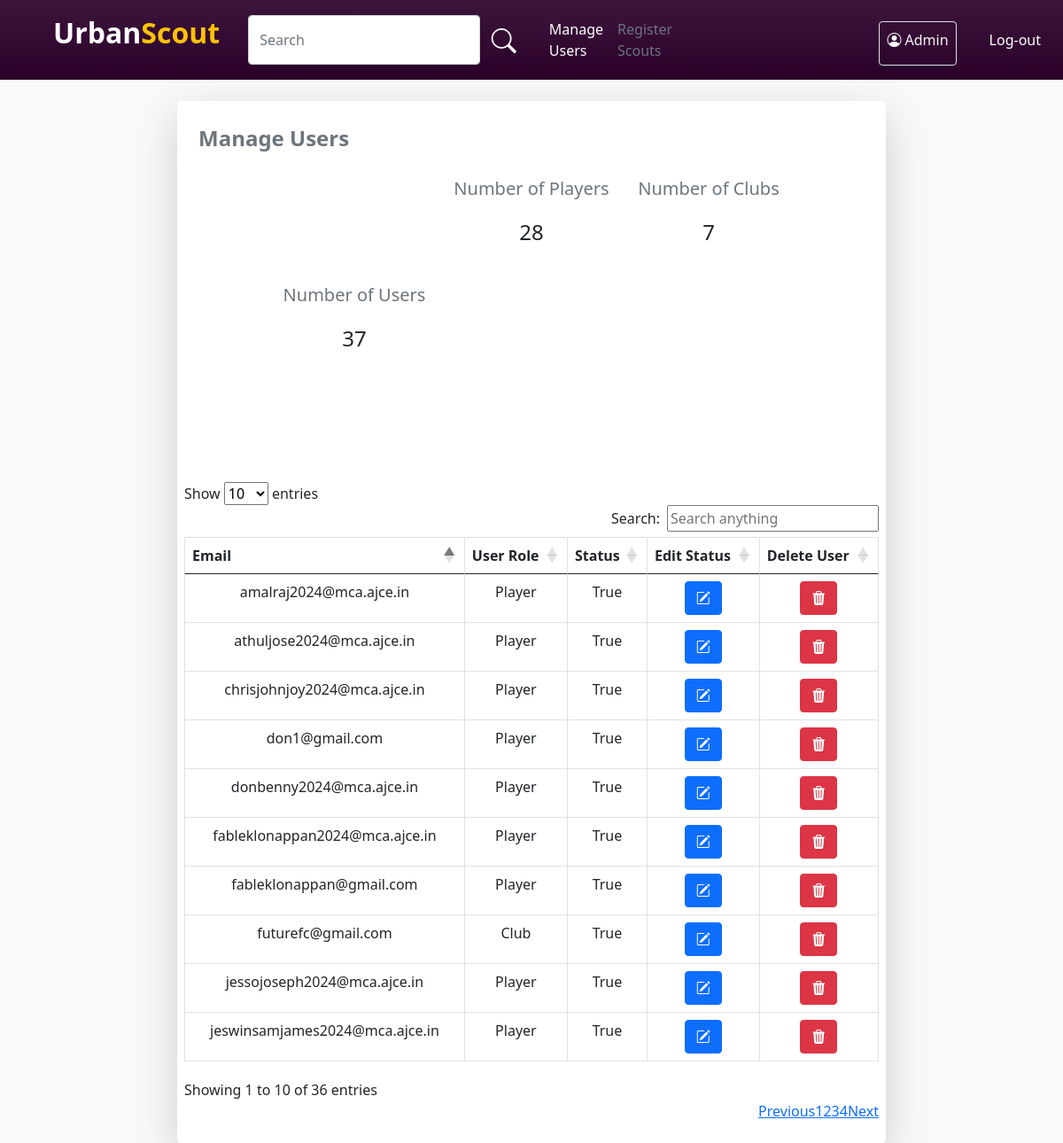
The page / (signed in) on the database as committed earlier.
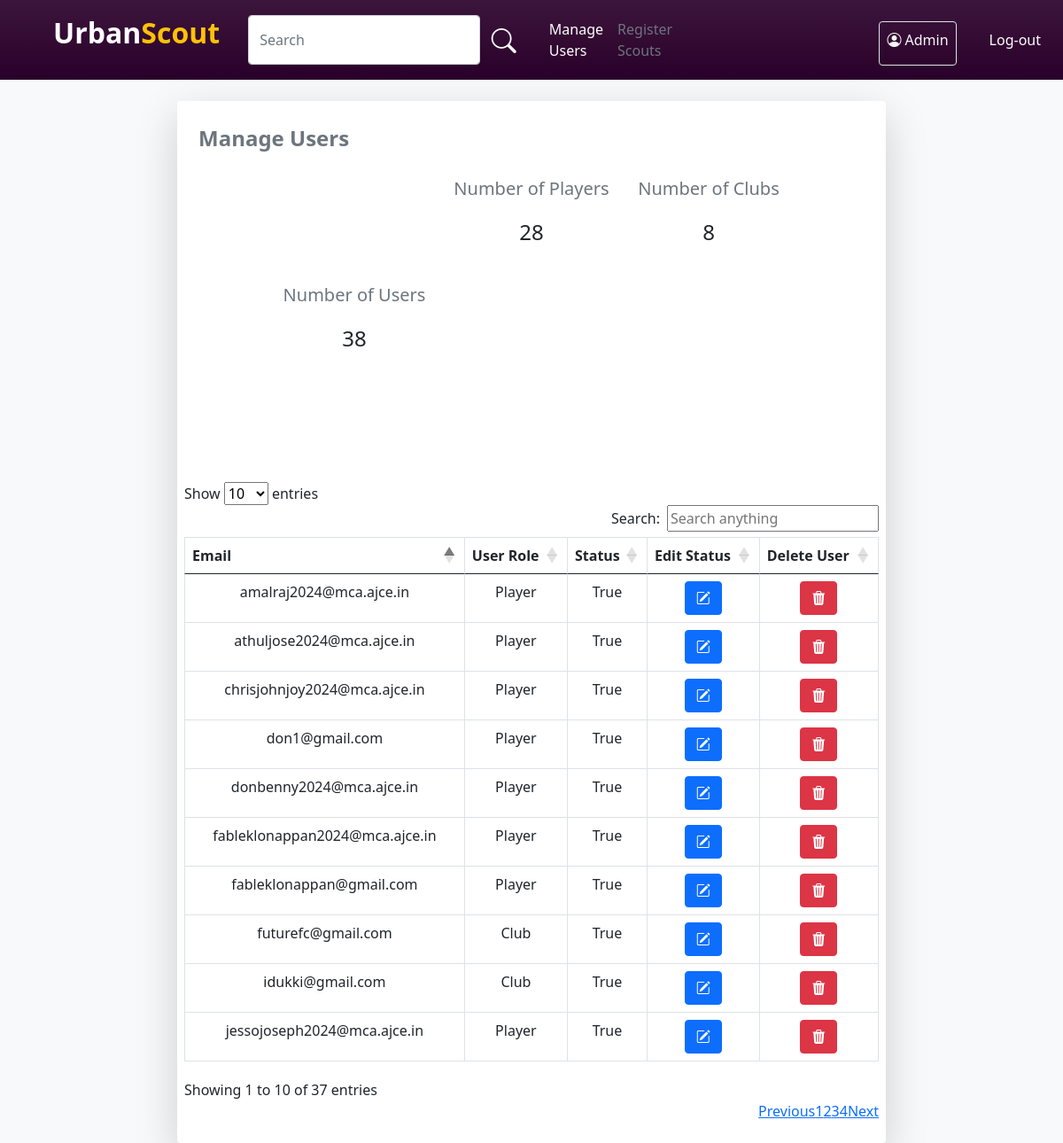
The same page on the database as committed later.
### account/models.py (models this page shows)
class User(AbstractUser):
    username=models.CharField(max_length=32, blank=True, null=True)
    USERNAME_FIELD = 'email'
    email = models.EmailField(unique=True)
    img=models.ImageField(upload_to='pics',default='https://img.freepik.com/free-icon/man_318-677829.jpg',null=True)
    is_player=models.BooleanField('is_player',default=False)
    is_club=models.BooleanField('is_club',default=False)
    is_scout=models.BooleanField('is_scout',default=False)
    player_dob = models.DateField(("Date of Birth"), default=date.today, validators=[validate_dob])
    player_pos = models.CharField(("Position"),default='',max_length=30,choices=Pos_Choice)
    district = models.CharField(("District"),default='',max_length=20,choices=District_Choice)
    locality = models.CharField(("Locality"),default='',max_length=50,blank=True)
    player_foot = models.CharField(("Prefered Foot"),default='',max_length=10,choices=Foot_Choice)
    player_ability = models.IntegerField(("Ability"),default=0,choices=Ability_Choice)
    club_reputation = models.IntegerField(("Club Reputation"),default=0,choices=Ability_Choice)
    player_potential = models.IntegerField(("Potential"),default=0,choices=Ability_Choice)
    desc=models.CharField(("Description"),max_length=100, default='')
    club_name=models.CharField((("Club Name")),default='',max_length=30)
    scouted_by=models.CharField(max_length=30,default='')
    subscribed=models.BooleanField(default=False)
    phone = models.CharField(("Phone Number"), null=True, max_length=10, validators=[phone_number_validator])
    REQUIRED_FIELDS = []

### account/views.py (the view, shortened to what this page needs)
# urls.py: path('',views.index,name='index'),
def index(request):
    Tour.objects.filter(tour_date__lt=timezone.now()).update(active=False)
    followingg=following.objects.filter(following_id=request.user.id).count()
    followers=following.objects.filter(followed_id=request.user.id).count()
    notifications=Notification.objects.filter(followed_id=request.user.id).count()
    print(followers)
    print(followingg)
    users=User.objects.all()
    usercout=users.count()
    players = User.objects.filter(is_player=True)
    player_count = players.count()
    club = User.objects.filter(is_club=True)
    club_count = club.count()
    scout=User.objects.filter(is_scout=True)
    ability_range = range(0, 5)
    user=request.user
    user_id=user.id
    newfeeds=NewFeeds.objects.filter(user_id=user_id).order_by('-id')
    feeds=PostFeed.objects.filter(user_id=user_id)
    post_count=newfeeds.count()
    imgfeeds=PostImageFeed.objects.filter(user_id=user_id)
    videofeeds=PostVideoFeed.objects.filter(user_id=user_id)
    print(ability_range)
    return render(request,'index.html',
                    {"count":usercout,
                    "users":users,
                    'playerdata':players,
                    'player':player_count,
                    'club':club_count,
                    'clubdata':club,
                    'scout':scout,
                    'abilityRange':ability_range,
                    'userfeeds':feeds,
                    'userimgfeeds':imgfeeds,
                    'uservideofeeds':videofeeds,
                    'newfeeds':newfeeds,
                    'following':followingg,
                    'followers':followers,
                    'post_count':post_count,
                    'notification':notifications
                    })

### template/index.html (shortened to what the changed rows need)
{% load static %}
<!DOCTYPE html>
<html lang="en">
<head>
    <link rel="stylesheet" href="https://cdn.datatables.net/1.13.6/css/dataTables.bootstrap5.min.css">
    <link rel="stylesheet" href="{% static 'style.css' %}">
    <link href="https://cdn.jsdelivr.net/npm/bootstrap@5.0.2/dist/css/bootstrap.min.css" rel="stylesheet"
>
    <link rel="stylesheet" href="https://cdn.jsdelivr.net/npm/bootstrap-icons@1.10.5/font/bootstrap-icons.css">
</head>
<body class="bg-light">
    {% if user.is_superuser %}
    <nav class="navbar player-navbar navbar-expand-lg">
        <div class="container-fluid">
            <a class="ms-5 navbar-brand d-flex fs-2 fw-bold" href="#">
                <p class="text-white">Urban</p>
                <p class="text-warning">Scout</p>
            </a>
            <div class="collapse navbar-collapse" id="navbarNav">
                <div class="ms-3 d-flex w-75">
                    <input type="text" class="form-control" id="search_bar" placeholder="Search">
                    <button class="btn shadow-none"><i class="bi bi-search fs-3 text-white"></i></button>
                </div>
                <div class="ms-3">
                    <ul class="navbar-nav me-auto mb-2 mb-lg-0">
                        <li class="nav-item">
                            <a class="nav-link  text-white" aria-current="page" href="{% url 'index' %}">Manage
                                Users</a>
                        </li>
                        <li class="nav-item">
                            <a class="nav-link text-secondary" aria-current="page"
                                href="{% url 'RegisterScout' %}">Register Scouts</a>
                        </li>
                    </ul>
                </div>
                <div class="d-flex w-100 justify-content-start justify-content-sm-end">
                    <div class="border rounded p-2 pb-0 mt-2 ms-3">
                        <p class="text-light "><i class="bi bi-person-circle"></i> Admin</p>
                    </div>
                    <div class="d-flex justify-content-center flex-column">
                        <a class="d-flex flex-column justify-content-center text-decoration-none"
                            href="{% url 'logout' %}"><button class="btn text-white ms-4">Log-out</button></a>
                    </div>
                </div>
            </div>
        </div>
    </nav>
    <div class="d-flex justify-content-center">
        <div class="bg-white shadow-lg mt-4 pb-3 rounded col-12 col-lg-8">
            <p class="m-4 text-secondary fs-4 fw-bold">Manage Users</p>
            <div class="d-flex justify-content-center flex-lg-row align-items-center text-center flex-column">
                <div class="d-flex col-3 justify-content-center flex-column align-items-center">
                    <p class="fs-5 text-secondary">Number of Users</p>
                    <p class="fs-4">{{count}}</p>
                </div>
                <div class="d-flex col-3 justify-content-center flex-column align-items-center">
                    <p class="fs-5 text-secondary">Number of Players</p>
                    <p class="fs-4">{{player}}</p>
                    <div id="piechart_player_3d" style="width: 240px; height: 240px;"></div>
                </div>
                <div class="d-flex col-3 justify-content-center flex-column align-items-center">
                    <p class="fs-5 text-secondary">Number of Clubs</p>
                    <p class="fs-4">{{club}}</p>
                    <div id="piechart_club_3d" style="width: 240px; height: 240px;"></div>
                </div>
            </div>
            <div class="table-responsive m-2">
                <table id="userbox" class="table rounded text-center table-hover table-bordered">
                    <thead class="fw-bold">
                        <tr>
                            <th>Email</th>
                            <th>User Role</th>
                            <th>Status</th>
                            <th>Edit Status</th>
                            <th>Delete User</th>
                        </tr>
                    </thead>
                    <tbody>
                        {% for i in users %}
                        {% if not i.is_staff %}
                        <tr id="user-{{i.id}}">
                            <td>{{i.email}}</td>
                            <td>
                                {% if i.is_player %}
                                Player
                                {% elif i.is_club %}
                                Club
                                {% else %}
                                Scout
                                {% endif %}
                            </td>
                            <td>{{i.is_active}}</td>
                            <td><a href="{% url 'updateStatus' i.id %}"><button class="btn btn-primary"><i
                                            class="bi bi-pencil-square"></i></button></a></td>
                            <td><a href="{% url 'deleteUser' i.id %}"><button class="btn btn-danger delete-button"><i
                                        class="bi bi-trash3-fill"></i></button></a></td>
                        </tr>
                        {% endif %}
                        {% endfor %}
                    </tbody>
                </table>
            </div>
        </div>
    </div>
    {% endif %}
</body>
</html>

Rows that differ between the two databases and show on the page:
no longer on this page (row unchanged): User: email "jeswinsamjames2024@mca.ajce.in", is_player "Player", is_active "True"
added User: email "idukki@gmail.com", is_player "Club", is_active "True"
Other text that changed with them:
{{ count }}: "37" → "38"
{{ club }}: "7" → "8"
text written by a page script: "Show entries Search: Showing 1 to 10 of 36 entries Previous 1 2 3 4 Next" → "Show entries Search: Showing 1 to 10 of 37 entries Previous 1 2 3 4 Next"
